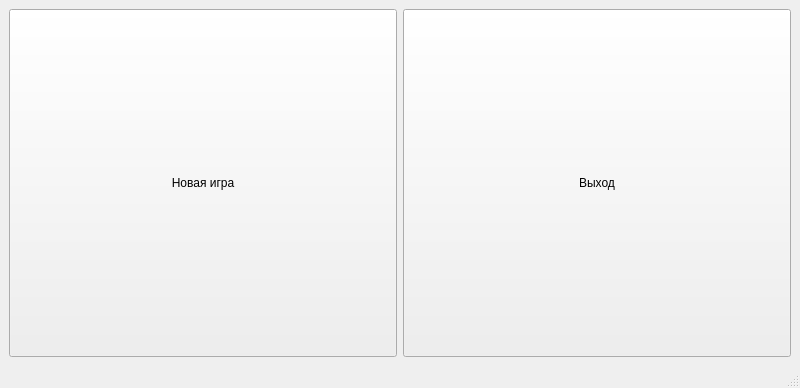
<?xml version="1.0" encoding="UTF-8"?>
<ui version="4.0">
 <class>MainWindow</class>
 <widget class="QMainWindow" name="MainWindow">
  <property name="geometry">
   <rect>
    <x>0</x>
    <y>0</y>
    <width>800</width>
    <height>388</height>
   </rect>
  </property>
  <property name="sizePolicy">
   <sizepolicy hsizetype="Fixed" vsizetype="Fixed">
    <horstretch>0</horstretch>
    <verstretch>0</verstretch>
   </sizepolicy>
  </property>
  <property name="windowTitle">
   <string>MainWindow</string>
  </property>
  <widget class="QWidget" name="centralwidget">
   <layout class="QHBoxLayout" name="horizontalLayout">
    <item>
     <widget class="QPushButton" name="new_game_btn">
      <property name="sizePolicy">
       <sizepolicy hsizetype="Minimum" vsizetype="Expanding">
        <horstretch>0</horstretch>
        <verstretch>0</verstretch>
       </sizepolicy>
      </property>
      <property name="text">
       <string>Новая игра</string>
      </property>
     </widget>
    </item>
    <item>
     <widget class="QPushButton" name="exit_btn">
      <property name="sizePolicy">
       <sizepolicy hsizetype="Minimum" vsizetype="Expanding">
        <horstretch>0</horstretch>
        <verstretch>0</verstretch>
       </sizepolicy>
      </property>
      <property name="text">
       <string>Выход</string>
      </property>
     </widget>
    </item>
   </layout>
  </widget>
  <widget class="QMenuBar" name="menubar">
   <property name="geometry">
    <rect>
     <x>0</x>
     <y>0</y>
     <width>800</width>
     <height>24</height>
    </rect>
   </property>
  </widget>
  <widget class="QStatusBar" name="statusbar"/>
 </widget>
 <resources/>
 <connections/>
</ui>
